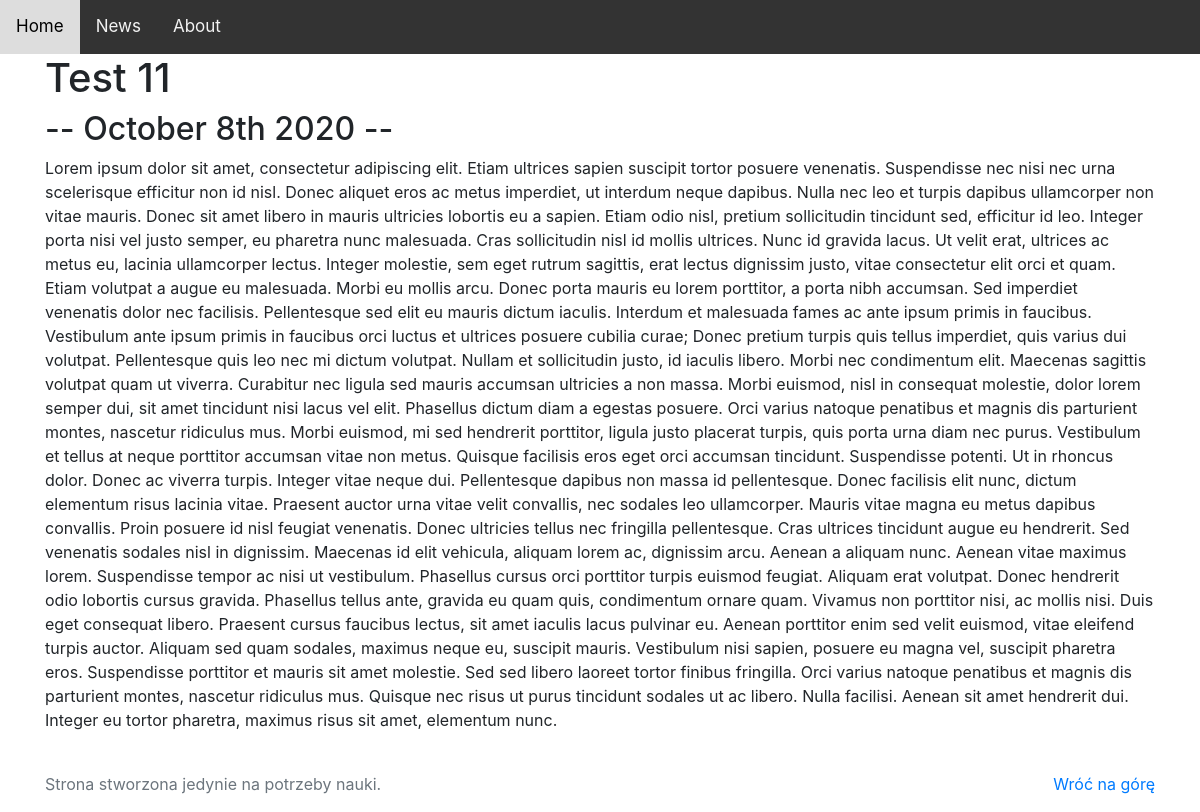
Page /blog/11/ on the committed database.
### blog/models.py (models this page shows, shortened)
class Blog(models.Model):
    title = models.CharField(max_length=256)
    description = models.TextField()
    image = models.ImageField(upload_to='blog/images/', default='blog/images/rpi.png')
    date = models.DateField()

### blog/views.py (the view)
# urls.py: path('<int:blog_id>/', views.detail, name='detail'),
def detail(request, blog_id):
    blog = get_object_or_404(Blog, pk=blog_id)
    return render(request, 'blog/detail.html', {'blog': blog})

### blog/templates/blog/detail.html
{% extends 'portfolio/base.html' %}
{% block content %}
    <h1>{{ blog.title }}</h1>
    <h2>-- {{ blog.date|date:'F jS Y' }} --</h2>
    <p>{{ blog.description|safe }}</p>
{% endblock %}

### rows in the picture
Blog: title "Test 11", date "October 8th 2020", description "Lorem ipsum dolor sit amet, consectetur adipiscing elit. Etiam ultrices sapien suscipit tortor posuere venenatis. Suspendisse nec nisi nec urna scelerisque efficitur non id nisl. Donec aliquet eros ac metus imperdiet, ut interdum neque dapibus. Nulla nec leo et turpis dapibus ullamcorper non vitae mauris. Donec sit amet libero in mauris ultricies lobortis eu a sapien. Etiam odio nisl, pretium sollicitudin tincidunt sed, efficitur id leo. Integer porta nisi vel justo semper, eu pharetra nunc malesuada. Cras sollicitudin nisl id mollis ultrices. Nunc id gravida lacus. Ut velit erat, ultrices ac metus eu, lacinia ullamcorper lectus. Integer molestie, sem eget rutrum sagittis, erat lectus…"
